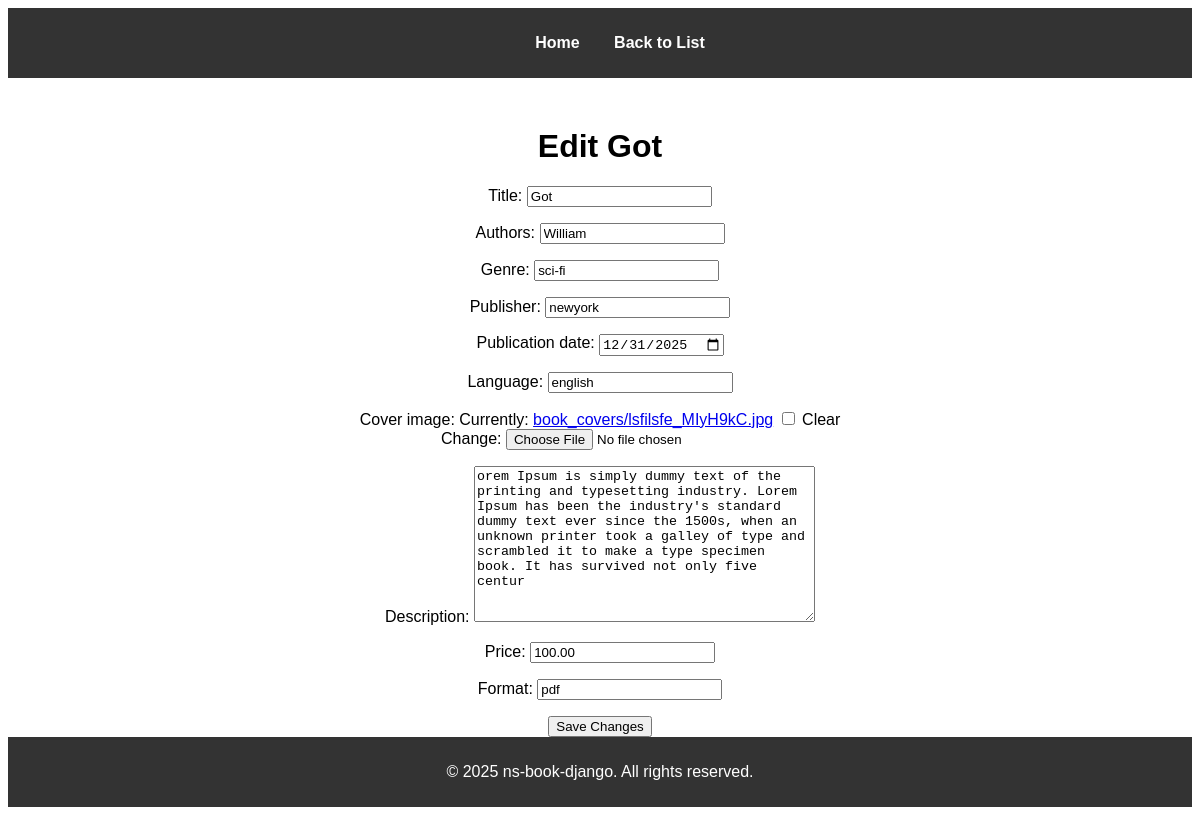
Page /admin-book/edit/2/ on the committed database.
### accounts/models.py (models this page shows, shortened)
class Book(models.Model):
    title = models.CharField(max_length=255)
    authors = models.CharField(max_length=255)  # Could be a list of authors in a string (or a many-to-many relationship for multiple authors)
    genre = models.CharField(max_length=100)
    publisher = models.CharField(max_length=255)
    publication_date = models.DateField()
    language = models.CharField(max_length=100)
    cover_image = models.ImageField(upload_to='book_covers/', null=True, blank=True)  # Assuming you want to upload an image
    description = models.TextField()
    price = models.DecimalField(max_digits=10, decimal_places=2)
    format = models.CharField(max_length=50)  # e.g., Hardcover, Paperback, etc.

### accounts/views.py (the view)
# urls.py: path('admin-book/edit/<int:book_id>/', views.edit_book, name='edit_book'),  # Edit book
def edit_book(request, book_id):
    book = get_object_or_404(Book, id=book_id)
    if request.method == 'POST':
        form = BookForm(request.POST, request.FILES, instance=book)
        if form.is_valid():
            form.save()
            messages.success(request, 'Book updated successfully!')
            return redirect('book_list')  # Redirect to the book list after successful edit
        else:
            messages.error(request, 'There was an error in the form submission.')
    else:
        form = BookForm(instance=book)  # Prefill form with book data
    return render(request, 'edit_book.html', {'form': form, 'book': book})

### accounts/forms.py
class BookForm(forms.ModelForm):
    class Meta:
        model = Book
        fields = ['title', 'authors', 'genre', 'publisher', 'publication_date', 'language', 'cover_image', 'description', 'price', 'format']
        widgets = {
            'publication_date': forms.DateInput(attrs={'type': 'date'}),
        }

### templates/edit_book.html (shortened to what this page needs)
<!DOCTYPE html>
<html lang="en">
<head>
    {% load static %}
    <link rel="stylesheet" href="{% static 'styles.css' %}">
</head>
<body>
    <header>
        <nav>
            <ul>
                <li><a href="/">Home</a></li>
                <li><a href="{% url 'book_list' %}">Back to List</a></li>
            </ul>
        </nav>
    </header>
    <main>
        <h1>Edit {{ book.title }}</h1>
        <form method="POST" enctype="multipart/form-data">
            {{ form.as_p }}
            <button type="submit">Save Changes</button>
        </form>
    </main>
    <footer>
        <p>&copy; 2025 ns-book-django. All rights reserved.</p>
    </footer>
</body>
</html>

### static/styles.css (style rules this page uses)
body { font-family: Arial, sans-serif; }
header { background-color: #333; color: white; padding: 10px 0; }
header nav ul { list-style-type: none; text-align: center; }
header nav ul li { display: inline; margin: 0 15px; }
header nav ul li a { color: white; text-decoration: none; font-weight: bold; }
footer { background-color: #333; color: white; text-align: center; padding: 10px 0; width: 100%; bottom: 0; }
main { text-align: center; margin-top: 50px; }

### rows in the picture
Book: title "Got", authors "William", genre "sci-fi", publisher "newyork", publication_date "12/31/2025", language "english", description "orem Ipsum is simply dummy text of the printing and typesetting industry. Lorem Ipsum has been the industry's standard dummy text ever since the 1500s, when an unknown printer took a galley of type and scrambled it to make a type specimen book. It has survived not only five centur", price "100.00", format "pdf"
